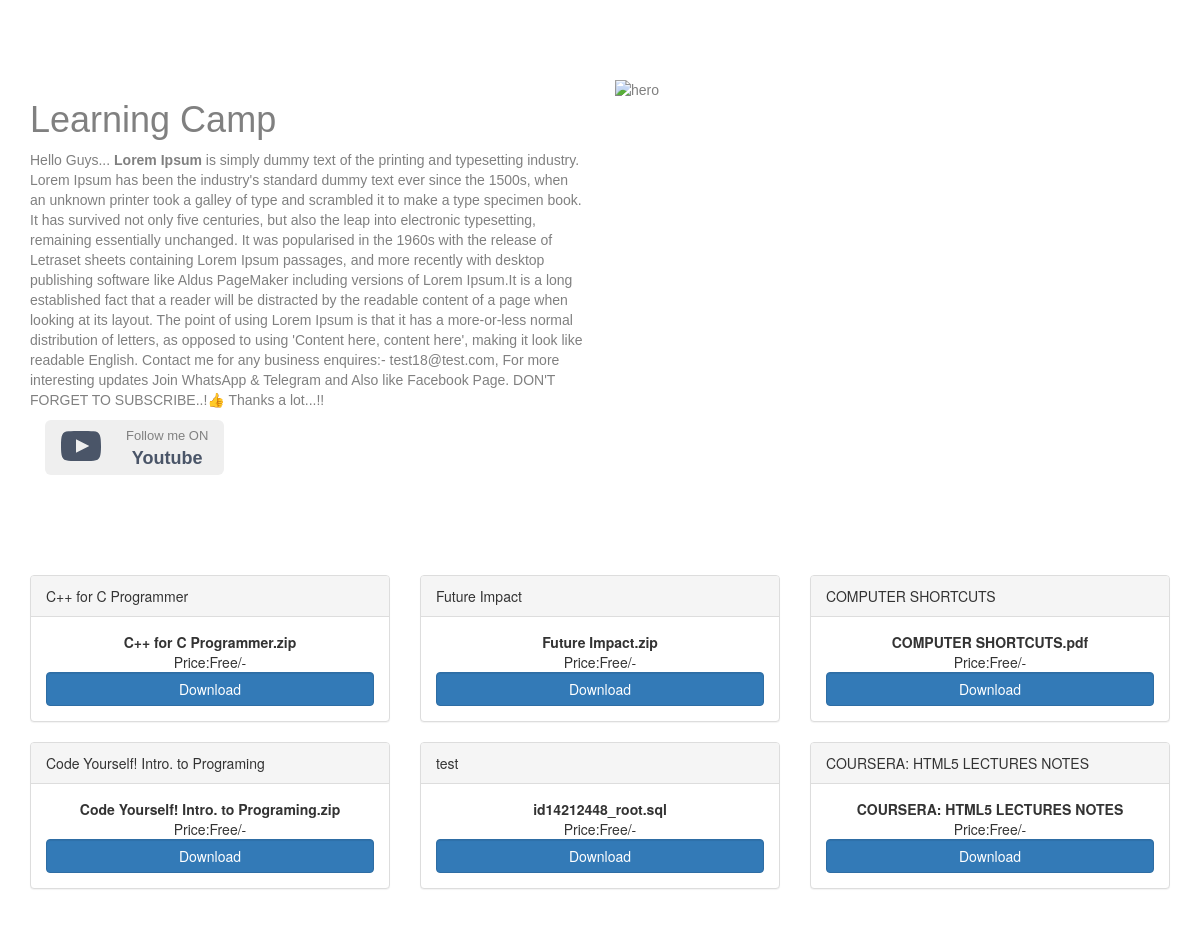
The page / on the database its author committed.
### tables this page shows
CREATE TABLE `fileup` (
  `id` int(10) NOT NULL,
  `title` varchar(50) NOT NULL,
  `file` longtext NOT NULL,
  `Time` timestamp NOT NULL DEFAULT CURRENT_TIMESTAMP ON UPDATE CURRENT_TIMESTAMP
);

CREATE TABLE `driveup` (
  `id` int(10) NOT NULL,
  `title` varchar(55) NOT NULL,
  `file` varchar(55) NOT NULL,
  `url` varchar(255) NOT NULL,
  `Time` timestamp NOT NULL DEFAULT CURRENT_TIMESTAMP ON UPDATE CURRENT_TIMESTAMP
);

### index.php (the view, shortened to what this page needs)
<?php
    $con=mysqli_connect("localhost","root","root","project") or die(mysqli_error($con));
	$select_query = "SELECT * FROM fileup";
	$select_query_result = mysqli_query($con, $select_query) or die(mysqli_error($con));
	$select_query1 = "SELECT * FROM driveup";
	$select_query_result1 = mysqli_query($con, $select_query1) or die(mysqli_error($con));
?>
<!DOCTYPE html>
<html>
<head>
</head>
<body>
	<?php
		if(!isset($_SESSION['id'])){
            require 'login_model.php';
	?>
    <div class="container" style="margin-top: 80px; margin-bottom: 100px;color: grey; font-family: sans-serif;">
        <div class="row">
            <a id="about_us" style="text-decoration: none; color: grey;">
            <div class="col-md-6 col-sm-12">
                <h1>Learning Camp</h1>
                <p>Hello Guys...
<b>Lorem Ipsum</b> is simply dummy text of the printing and typesetting industry. Lorem Ipsum has been the industry's standard dummy text ever since the 1500s, when an unknown printer took a galley of type and scrambled it to make a type specimen book. It has survived not only five centuries, but also the leap into electronic typesetting, remaining essentially unchanged. It was popularised in the 1960s with the release of Letraset sheets containing Lorem Ipsum passages, and more recently with desktop publishing software like Aldus PageMaker including versions of Lorem Ipsum.It is a long established fact that a reader will be distracted by the readable content of a page when looking at its layout. The point of using Lorem Ipsum is that it has a more-or-less normal distribution of letters, as opposed to using 'Content here, content here', making it look like readable English.
Contact me for any business enquires:- test18@test.com, For more interesting updates Join WhatsApp & Telegram and Also like Facebook Page. DON'T FORGET TO SUBSCRIBE..!👍 Thanks a lot...!!</p>
                <div class="col-md-6 col-xs-12" >
                    <a href="" target="_blank">
                    <button class="btn btn-light btn-lg button" style="height:55px;outline: none;border: none;">
                    <span class="" style="float:right; margin-left:20px; margin-top:-8px;">
                        <span style="font-size: 13px; color:#808080;">Follow me ON</span><br>
                        <span style="font-weight: bold; color:#4A5568;">Youtube</span>
                    </span>
                    </button>
                    </a>
                </div>
            </div>
            </a>
            <div class="col-md-6 col-xs-12">
                <img class="img-responsive" alt="hero" src="https://source.unsplash.com/500x300/?technology">
            </div>
        </div>
    </div>
    <div class="container" style="margin-top: 80px; margin-bottom: 100px">
        <div class="row row-style-login-page-pannel">
            <?php while ($row = mysqli_fetch_array($select_query_result)) { ?>
            <div class=" col-md-4 col-sm-6 col-xs-12">
                <div class="panel panel-default">
                    <div class="panel-heading"><?php echo $row['title']; ?></div>
                    <div class="panel-body">
                        <center>
                        <b><?php echo $row['file']; ?><br></b>Price:Free/-</center>
                        <a href="upload/<?php echo $row['file']; ?>"><button class="btn btn-primary form-control" type="button">Download</button></a>
                    </div>
                </div>
            </div>
            <?php } ?>
            <?php while ($row1 = mysqli_fetch_array($select_query_result1)) { ?>
            <div class=" col-md-4 col-sm-6 col-xs-12">
                <div class="panel panel-default">
                    <div class="panel-heading"><?php echo $row1['title']; ?></div>
                    <div class="panel-body">
                        <center>
                        <b><?php echo $row1['file']; ?><br></b>Price:Free/-</center>
                        <a href="<?php echo $row1['url']; ?>" target="_blank"><button class="btn btn-primary form-control" type="button">Download</button></a>
                    </div>
                </div>
            </div>
            <?php } ?>
        </div>
    </div>
<?php
    }
?>
</body>
</html>

### rows shown on the page
fileup: title "C++ for C Programmer", file "C++ for C Programmer.zip"
fileup: title "Future Impact", file "Future Impact.zip"
fileup: title "COMPUTER SHORTCUTS", file "COMPUTER SHORTCUTS.pdf"
fileup: title "Code Yourself! Intro. to Programing", file "Code Yourself! Intro. to Programing.zip"
fileup: title "test", file "id14212448_root.sql"
driveup: title "COURSERA: HTML5 LECTURES NOTES", file "COURSERA: HTML5 LECTURES NOTES"
